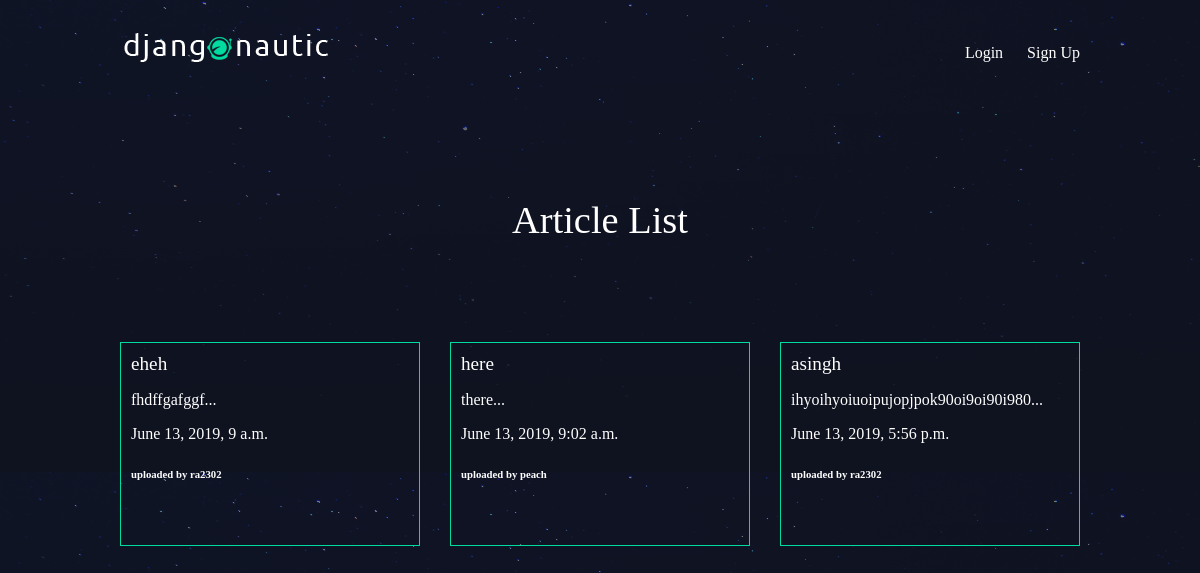
The app's page /articles/ with its own data.
### articles/models.py (models this page shows, shortened)
class Article(models.Model):
    title = models.CharField(max_length = 100)
    slug = models.SlugField()
    body = models.TextField()
    date = models.DateTimeField(auto_now_add = True)
    thumb = models.ImageField(default='default.png', blank=True)
    author = models.ForeignKey(User,default=None,on_delete=models.DO_NOTHING)
    def snippet(self):
        return self.body[:50] + '...'

### articles/views.py (the view)
# urls.py: path('', views.articles_list, name="list"),
def articles_list(request):
    artics = Article.objects.all().order_by('date')
    return render(request,'articles/article_list.html',{'articles': artics})

### articles/templates/articles/article_list.html
{% extends 'base_layout.html'%}
{% block content %}
    <h1>Article List</h1>
      <div class="articles">
        {% for article in articles %}
          <div class="article">
            <h2><a href="{% url 'articles:detail' slug=article.slug %}">{{article.title}}</a></h2>
            <p>{{article.snippet}}</p>
            <p>{{article.date}}</p>
            <h6>uploaded by {{article.author}}</h6>
          </div>
        {% endfor %}
      </div>
{% endblock %}

### templates/base_layout.html (shortened to what this page needs)
{% load static from staticfiles %}
<!DOCTYPE html>
<html lang="en" dir="ltr">
  <head>
    <link rel="stylesheet" href="{% static 'styles.css' %}">
  </head>
  <body>
    <header class="wrapper">
      <h1><a href="{% url 'homepage' %}"><img src="{% static 'logo.png'%}"></a></h1>
      <nav>
        <ul>
          {% if user.is_authenticated %}
        <li>
          <form class="logout-link" action="{% url 'accounts:logout' %}" method="POST">
            {% csrf_token %}
            <button type="submit">Logout</button>
          </form>
        </li>
        <li> <a href="{% url 'articles:create' %}" class='highlight'>Create an Article</a></li>
          {% else %}
         <li><a href="{% url 'accounts:login' %}">Login</a></li>
         <li><a href="{% url 'accounts:signup' %}">Sign Up</a></li>
          {% endif %}
      </ul>
      </nav>
    </header>
    <div class="wrapper">
      {% block content %}
      {% endblock %}
    </div>
</body>
</html>

### assets/styles.css (style rules this page uses)
body { background-color: #0f121f; background-image: url(/static/stars.png); background-repeat-y: no-repeat; color: #fff; }
body * { font-family: Ubuntu; }
h1, h2, h3, h4, h5 { font-weight: normal; margin: 0; }
a, a:hover, a:visited { color: #fff; text-decoration: none; }
.wrapper { max-width: 960px; margin: 0 auto; }
div.wrapper > h1 { text-align: center; margin: 100px auto; font-size: 2.4em }
header { display: grid; grid-template-columns: 1fr 1fr; padding: 20px 0; }
nav { justify-self: end; }
nav li { display: inline-block; list-style-type: none; margin-left: 20px; }
.articles { display: grid; grid-template-columns: 1fr 1fr 1fr; grid-gap: 30px; }
.article { padding: 10px; border: 1px solid #00dba0; position: relative; padding-bottom: 40px; }
.article h2 { font-size: 1.2em; }

### records on screen
Article: title "eheh", snippet "fhdffgafggf...", date "June 13, 2019, 9 a.m.", author "ra2302"
Article: title "here", snippet "there...", date "June 13, 2019, 9:02 a.m.", author "peach"
Article: title "asingh", snippet "ihyoihyoiuoipujopjpok90oi9oi90i980...", date "June 13, 2019, 5:56 p.m.", author "ra2302"
